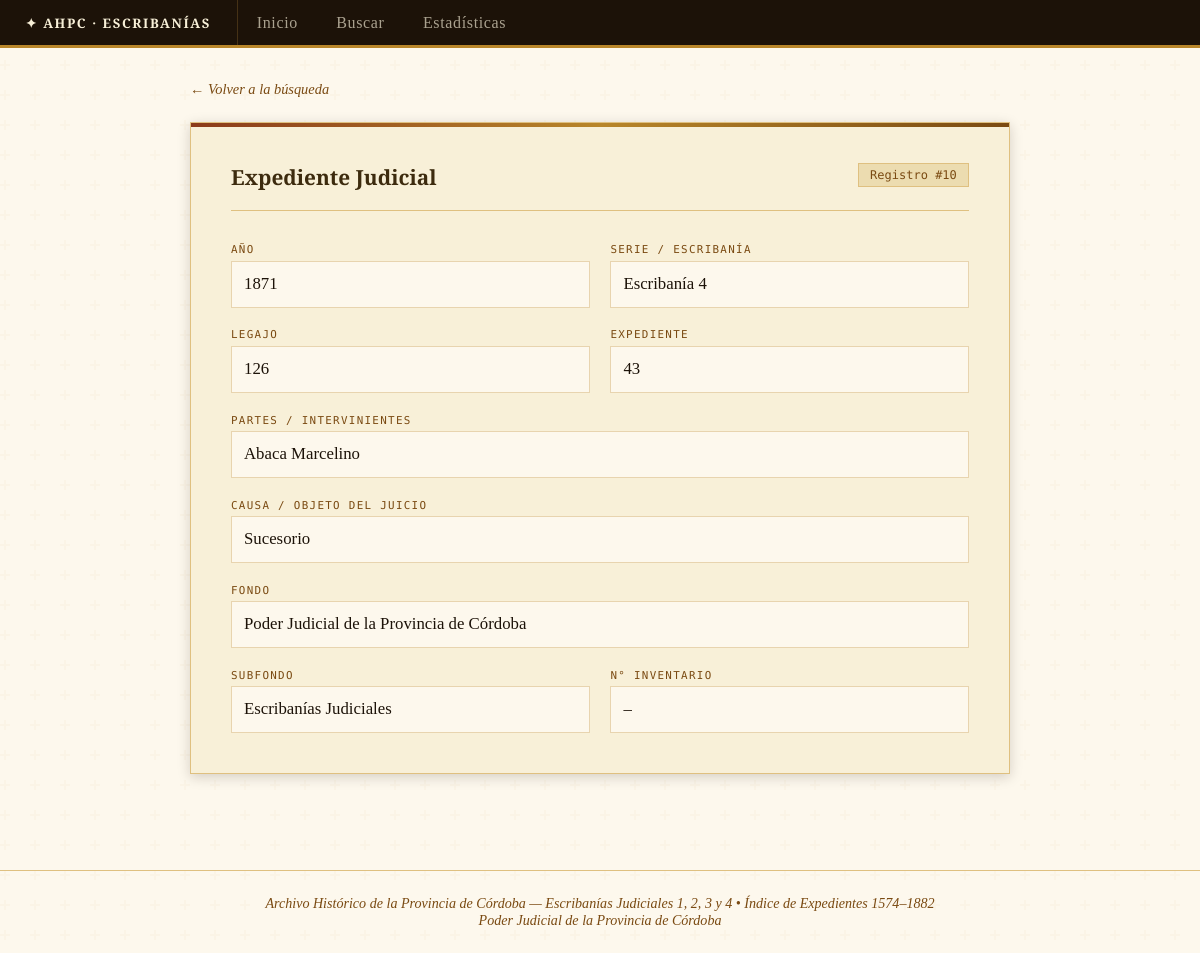
/detalle/10, run on the app's committed database.
### tables this page shows
CREATE TABLE "registros" (
"id" INTEGER,
  "n_inventario" REAL,
  "fondo" TEXT,
  "subfondo" TEXT,
  "serie" TEXT,
  "anio" INTEGER,
  "legajo" TEXT,
  "expediente" TEXT,
  "partes" TEXT,
  "causa" TEXT
);

### app.py (the view)
@app.route('/detalle/<int:rid>')
def detalle(rid):
    rows = query("SELECT * FROM registros WHERE id = ?", (rid,))
    if not rows:
        return "Registro no encontrado", 404
    return render_template('detalle.html', reg=dict(rows[0]))

### app.py (called while the page is built)
def get_db():
    conn = sqlite3.connect(DB_PATH)
    conn.row_factory = sqlite3.Row
    return conn

def query(sql, params=()):
    conn = get_db()
    cur = conn.cursor()
    cur.execute(sql, params)
    rows = cur.fetchall()
    conn.close()
    return rows

### templates/detalle.html (shortened to what this page needs)
{% extends 'base.html' %}
{% block content %}
<main>
  <div class="detalle-wrap">
    <a class="back-link" href="/buscar">← Volver a la búsqueda</a>
    <div class="detalle-card">
      <div class="detalle-top">
        <h1>Expediente Judicial</h1>
        <span class="id-ref">Registro #{{ reg.id }}</span>
      </div>
      <div class="fields">
        <div>
          <div class="field-label">Año</div>
          <div class="field-value">{{ reg.anio or '–' }}</div>
        </div>
        <div>
          <div class="field-label">Serie / Escribanía</div>
          <div class="field-value">{{ reg.serie or '–' }}</div>
        </div>
        <div>
          <div class="field-label">Legajo</div>
          <div class="field-value">{{ reg.legajo or '–' }}</div>
        </div>
        <div>
          <div class="field-label">Expediente</div>
          <div class="field-value">{{ reg.expediente or '–' }}</div>
        </div>
        <div class="field-full">
          <div class="field-label">Partes / Intervinientes</div>
          <div class="field-value">{{ reg.partes or '–' }}</div>
        </div>
        <div class="field-full">
          <div class="field-label">Causa / Objeto del juicio</div>
          <div class="field-value">{{ reg.causa or '–' }}</div>
        </div>
        <div class="field-full">
          <div class="field-label">Fondo</div>
          <div class="field-value">{{ reg.fondo or 'Poder Judicial de la Provincia de Córdoba' }}</div>
        </div>
        <div>
          <div class="field-label">Subfondo</div>
          <div class="field-value">{{ reg.subfondo or 'Escribanías Judiciales' }}</div>
        </div>
        <div>
          <div class="field-label">N° Inventario</div>
          <div class="field-value">{{ reg.n_inventario or '–' }}</div>
        </div>
      </div>
    </div>
  </div>
</main>
{% endblock %}

### templates/base.html (style rules this page uses)
:root { --vellum: #f8f0d8; --vellum-dark: #ecdcb0; --vellum-deep: #e0cc90; --ink: #1c1208; --ink-mid: #3d2b0e; --brown: #7a4a12; --gold: #b8862a; --gold-lt: #d4a853; --rust: #8b3a1a; --border: #c0913a; --border-lt: #dfc080; --shadow: rgba(28,18,8,.18); --cream: #fdf8ed; }
*, *::before, *::after { box-sizing: border-box; margin: 0; padding: 0; }
body { font-family: 'EB Garamond', Georgia, serif; background: var(--cream); color: var(--ink); min-height: 100vh; }
main { max-width: 1280px; margin: 0 auto; padding: 2rem 1.5rem; }

### templates/detalle.html (style rules this page uses)
.detalle-wrap { max-width: 820px; margin: 0 auto; }
.back-link { font-size: .9rem; color: var(--brown); text-decoration: none; display: inline-flex; align-items: center; gap: .3rem; margin-bottom: 1.5rem; font-style: italic; }
.detalle-card { background: var(--vellum); border: 1px solid var(--border-lt); padding: 2.5rem; box-shadow: 0 3px 12px var(--shadow); position: relative; }
.detalle-card::before { content: ''; position: absolute; top: 0; left: 0; right: 0; height: 4px; background: linear-gradient(90deg, var(--rust), var(--gold), var(--brown)); }
.detalle-top { display: flex; justify-content: space-between; align-items: flex-start; flex-wrap: wrap; gap: 1rem; border-bottom: 1px solid var(--border-lt); padding-bottom: 1.2rem; margin-bottom: 2rem; }
.detalle-top h1 { font-family: 'Cinzel', serif; font-size: 1.3rem; color: var(--ink-mid); }
.id-ref { font-family: 'Fira Code', monospace; font-size: .75rem; color: var(--brown); background: var(--vellum-dark); border: 1px solid var(--border-lt); padding: .25rem .7rem; }
.fields { display: grid; grid-template-columns: 1fr 1fr; gap: 1.3rem; }
.field-full { grid-column: 1 / -1; }
.field-label { font-family: 'Fira Code', monospace; font-size: .68rem; letter-spacing: .12em; text-transform: uppercase; color: var(--brown); margin-bottom: .3rem; }
.field-value { font-size: 1.05rem; color: var(--ink); line-height: 1.6; padding: .55rem .75rem; background: var(--cream); border: 1px solid rgba(192,145,58,.35); min-height: 2.3rem; }

### data on the page
registros: id "10", anio "1871", serie "Escribanía 4", legajo "126", expediente "43", partes "Abaca Marcelino", causa "Sucesorio", fondo "Poder Judicial de la Provincia de Córdoba", subfondo "Escribanías Judiciales"

### other printed values
{{ reg.n_inventario or '–' }} "–"
